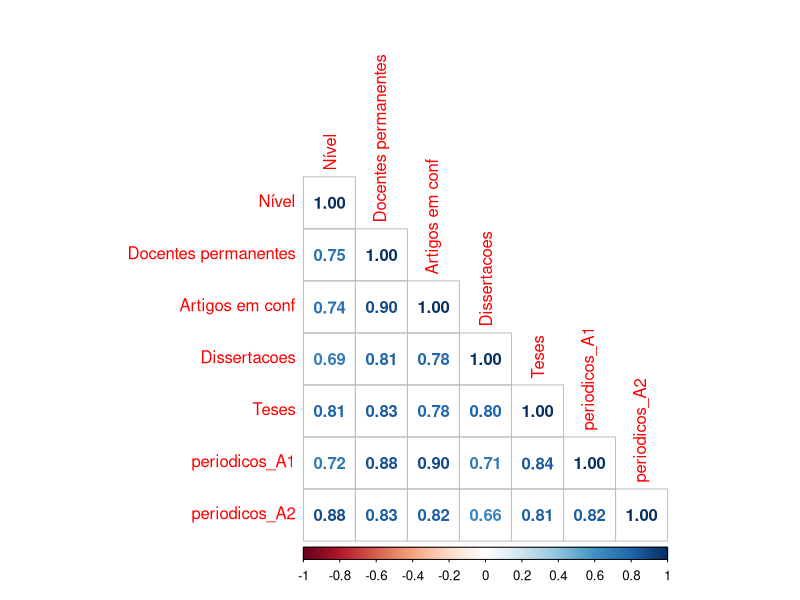
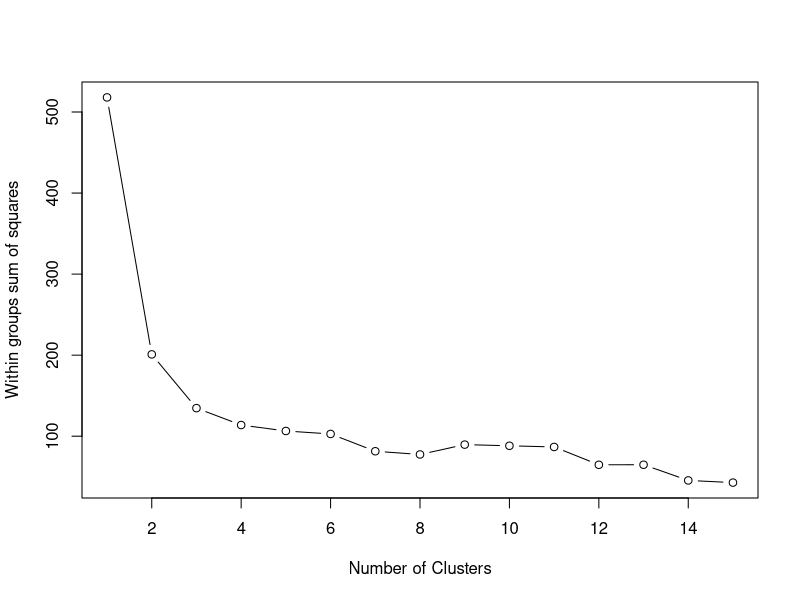
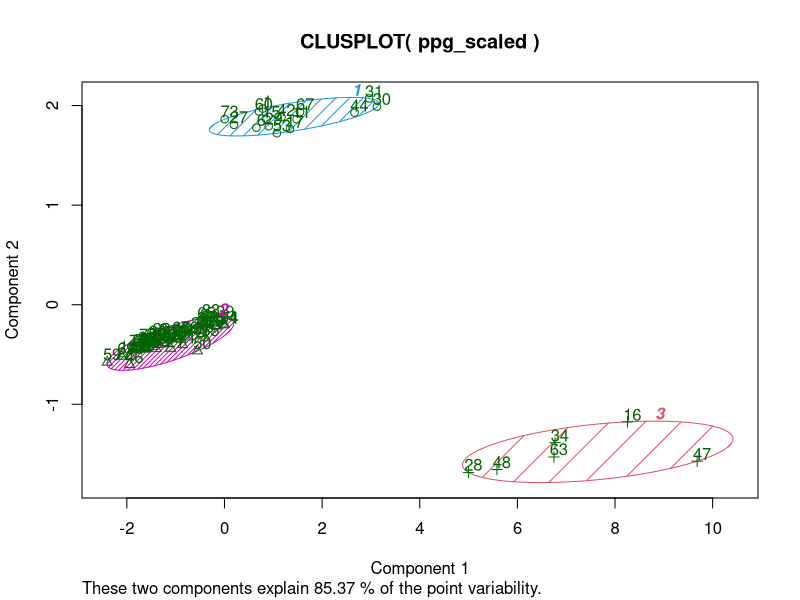
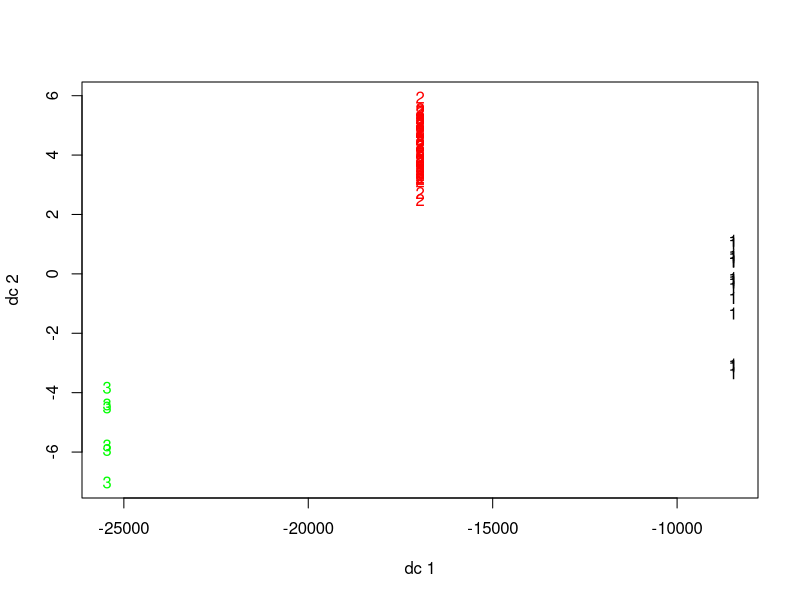

Here is the R script that generated these plots, in order:
## ---- chunk 1
knitr::opts_chunk$set(echo = TRUE)
require(dplyr, warn.conflicts = FALSE)
require(readr)
require(ggplot2)
require(corrplot)
## ---- chunk 2
# leitura e filtragem dos dados
ppg = read_csv(file = "../data/capes-cacc.csv")

ppg_filtrado = ppg %>% 
  select(`Instituição`, `Sigla`, `Nível`, `Docentes permanentes`, `Artigos em conf`, Dissertacoes, Teses, periodicos_A1, periodicos_A2)

# substitui NA por 0
ppg_filtrado[is.na(ppg_filtrado)] = 0

# visão geral dos dados
summary(ppg_filtrado)
matriz_cor = cor(ppg_filtrado %>% select(-`Instituição`, -Sigla))
corrplot(matriz_cor, method = "number", type = "lower")

# scale dos dados
ppg_scaled = ppg_filtrado %>% 
  mutate_at(vars(`Nível`:periodicos_A2), funs(as.numeric(scale(.))))


## ---- chunk 3
# Determine number of clusters
wss <- (nrow(ppg_scaled[3:9])-1)*sum(apply(ppg_scaled[3:9],2,var))
for (i in 2:15) wss[i] <- sum(kmeans(ppg_scaled[3:9], 
  	centers=i)$withinss)
plot(1:15, wss, type="b", xlab="Number of Clusters",
  ylab="Within groups sum of squares")

## ---- chunk 4
# K-Means Cluster Analysis
fit <- kmeans(ppg_scaled[3:9], 3) # 3 cluster solution
# get cluster means 
aggregate(ppg_scaled[3:9],by=list(fit$cluster),FUN=mean)
# append cluster assignment
ppg_scaled <- data.frame(ppg_scaled[3:9], fit$cluster)
## ---- chunk 5
# Ploting k-means groups
# vary parameters for most readable graph
library(cluster) 
clusplot(ppg_scaled, fit$cluster, color=TRUE, shade=TRUE, 
  	labels=2, lines=0)

# Centroid Plot against 1st 2 discriminant functions
library(fpc)
plotcluster(ppg_scaled, fit$cluster)
